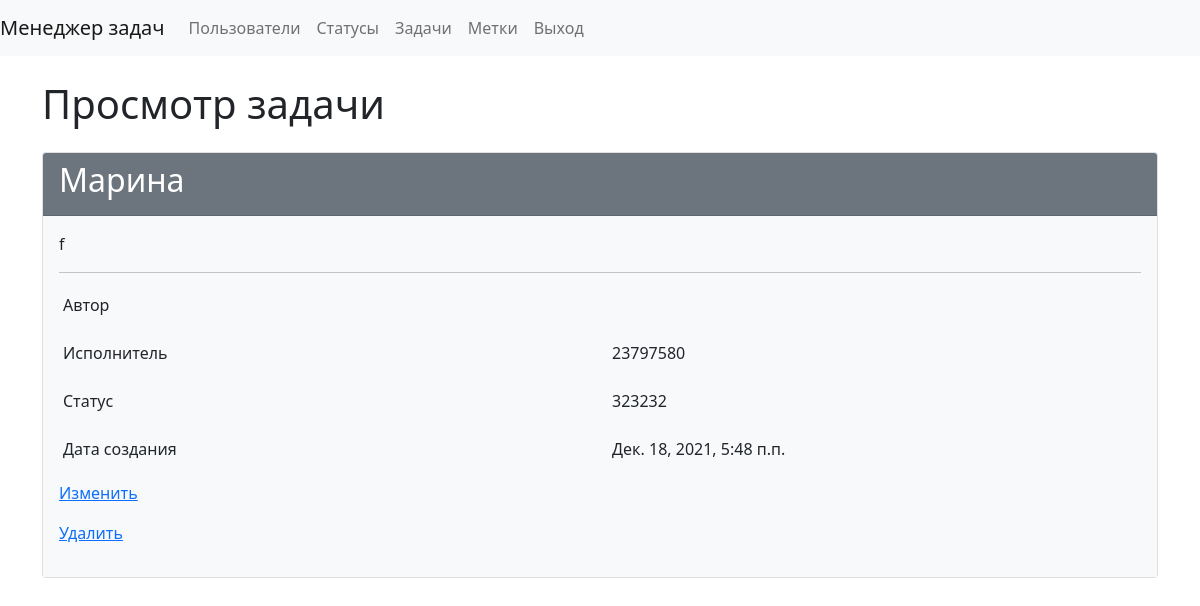
/tasks/13 (signed in), run on the app's committed database.
### task_manager/tasks/models.py (models this page shows)
class Task(models.Model):
    name = models.CharField(max_length=100, verbose_name=_('Имя'))
    description = models.CharField(max_length=100, null=True, verbose_name=_('Описание'))
    executor = models.ForeignKey(User, related_name='executor',
                                 on_delete=models.CASCADE, null=True,
                                 verbose_name=_('Исполнитель'))
    author = models.ForeignKey(User, related_name='author',
                               on_delete=models.CASCADE, editable=False,
                               verbose_name=_('Автор'))
    status = models.ForeignKey(Status, on_delete=models.CASCADE,
                               verbose_name=_('Статус'))
    created_at = models.DateTimeField(auto_now_add=True,
                                      verbose_name=_('Дата создания'))
    labels = models.ManyToManyField('labels.Label',
                                    related_name='labels', blank=True,
                                    verbose_name=_('Метки'))
    objects = models.Manager()

### task_manager/statuses/models.py (models this page shows, shortened)
class Status(models.Model):
    name = models.CharField(max_length=100)
    created_at = models.DateTimeField(auto_now_add=True)
    objects = models.Manager()

### task_manager/tasks/views.py (the view)
# urls.py: path('<int:pk>', views.TaskDetail.as_view(), name='task/detail'),
class TaskDetail(LoginRequiredMixin, DetailView):
    model = Task
    template_name = 'task_detail_form.html'
    form_class = TaskDetailForm
    context_object_name = 'task'

### task_manager/tasks/templates/task_detail_form.html (shortened to what this page needs)
{% extends 'task_manager/base.html' %}
{% load i18n %}
{% load widget_tweaks %}
{% block content %}
<h1 class="my-4">{% trans "Просмотр задачи" %}</h1>
<div class="card">
     <div class="card-header bg-secondary text-white">
         <h2>{{ task.name }}</h2>
     </div>
         <div class="card-body bg-light">
             <p>{{ task.description }}<p>
             <hr>
             <div class="row p-1">
                 <div class="col">
                     <p>{% trans "Автор" %}</p>
                 </div>
                 <div class="col">
                </div>
             </div>
             <div class="row p-1">
                 <div class="col">
                     <p>{% trans "Исполнитель" %}</p>
                 </div>
                 <div class="col">
                     <p>{{ task.executor.first_name|add:" "|add:task.executor.last_name}}</p>
                 </div>
             </div>
             <div class="row p-1">
                 <div class="col">
                     <p>{% trans "Статус" %}</p>
                 </div>
                 <div class="col"
                     <p>{{ task.status.name}}</p>
                </div>
             </div>
            <div class="row p-1">
                <div class="col">
                    <p>{% trans "Дата создания" %}</p>
                </div>
                <div class="col">
                    <p>{{ task.created_at}}</p>
                </div>
            </div>
        <p><a href="{% url 'task/update' task.id %}">Изменить</a></p>
        <p><a href="{% url 'task/delete' task.id %}">Удалить</a></p>
         </div>
{% endblock %}

### data on the page
Task: name "Марина", description "f", executor.first_name|add "23797580", status.name "323232", created_at "Дек. 18, 2021, 5:48 п.п."
